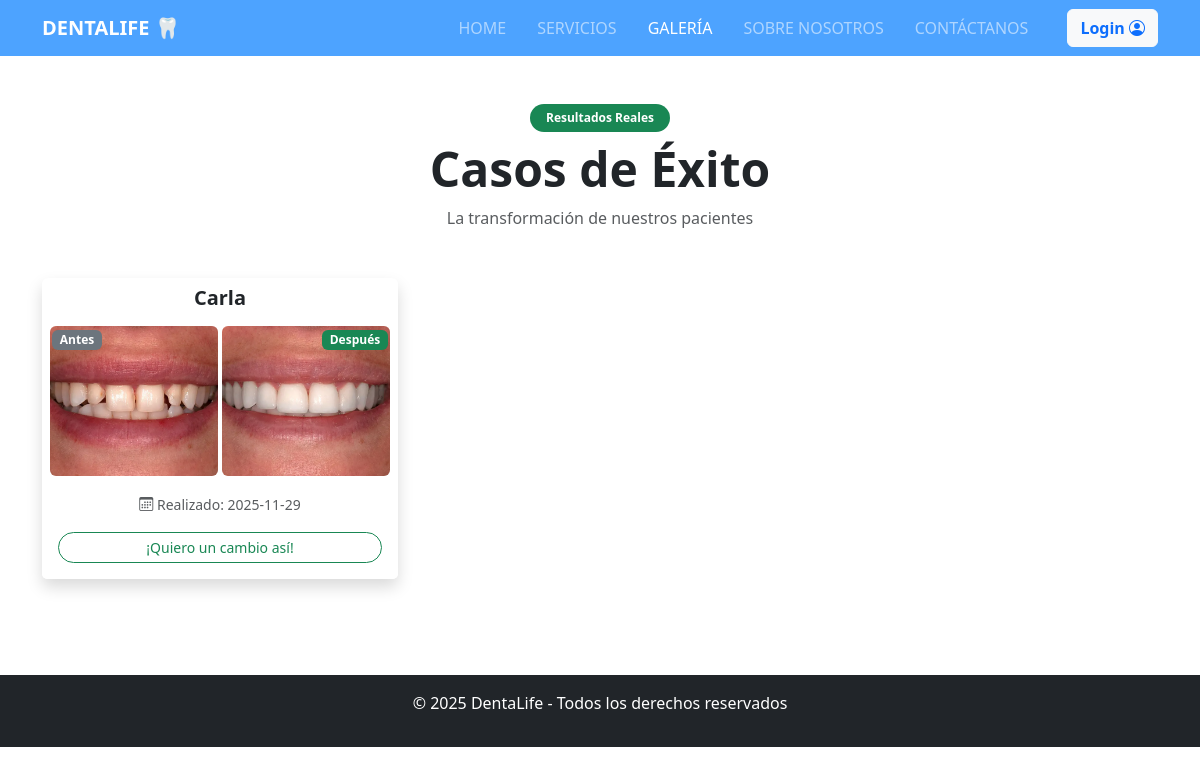
Screenshot of /galeria.php with the database file from the repository.
### tables this page shows
CREATE TABLE `galeria` (
  `ID` int(11) NOT NULL,
  `Titulo` varchar(100) DEFAULT NULL,
  `Descripcion` varchar(255) DEFAULT NULL,
  `FotoAntes` varchar(255) DEFAULT NULL,
  `FotoDespues` varchar(255) DEFAULT NULL,
  `Fecha` date DEFAULT NULL
);

### galeria.php (the view, shortened to what this page needs)
<?php
include 'conexion.php';
?>
<!DOCTYPE html>
<html lang="es">
<head>
    <link href="https://cdn.jsdelivr.net/npm/bootstrap@5.3.0/dist/css/bootstrap.min.css" rel="stylesheet">
    <link rel="stylesheet" href="https://cdn.jsdelivr.net/npm/bootstrap-icons@1.11.0/font/bootstrap-icons.css">
    <link rel="stylesheet" href="css/style.css">
</head>
<body>
    <nav class="navbar navbar-expand-lg navbar-dark bg-primary sticky-top">
        <div class="container">
            <a class="navbar-brand fw-bold" href="index.php">DENTALIFE 🦷</a>
            <div class="collapse navbar-collapse" id="navbarNav">
                <ul class="navbar-nav ms-auto">
                    <li class="nav-item"><a class="nav-link" href="index.php">HOME</a></li>
                    <li class="nav-item"><a class="nav-link" href="servicios.php">SERVICIOS</a></li>
                    <li class="nav-item"><a class="nav-link active" href="galeria.php">GALERÍA</a></li>
                    <li class="nav-item"><a class="nav-link" href="sobrenos.php">SOBRE NOSOTROS</a></li>
                    <li class="nav-item"><a class="nav-link" href="contacto.php">CONTÁCTANOS</a></li>
                </ul>
                <div class="ms-3">
                    <?php if (isset($_SESSION['nombre'])): ?>
                        <div class="dropdown">
                            <button class="btn btn-light text-primary fw-bold dropdown-toggle" type="button" data-bs-toggle="dropdown">
                                <i class="bi bi-person-circle"></i> <?php echo $_SESSION['nombre']; ?>
                            </button>
                            <ul class="dropdown-menu dropdown-menu-end">
                                <?php if ($_SESSION['rol'] == 3):  ?>
                                    <li><a class="dropdown-item" href="mis_citas.php"><i class="bi bi-calendar-check"></i> Mis Citas</a></li>
                                    <li><hr class="dropdown-divider"></li>
                                <?php endif; ?>
                                <li><a class="dropdown-item text-danger" href="logout.php">Cerrar Sesión</a></li>
                            </ul>
                        </div>
                    <?php else: ?>
                        <a href="login.php" class="btn btn-light text-primary fw-bold">Login <i class="bi bi-person-circle"></i></a>
                    <?php endif; ?>
                </div>
            </div>
        </div>
    </nav>
    <div class="container py-5">
        <div class="text-center mb-5">
            <span class="badge bg-success px-3 py-2 rounded-pill mb-2">Resultados Reales</span>
            <h2 class="fw-bold display-5">Casos de Éxito</h2>
            <p class="text-muted">La transformación de nuestros pacientes</p>
        </div>
        <div class="row g-4">
            <?php
            $sql = "SELECT * FROM Galeria ORDER BY ID DESC";
            $result = $conn->query($sql);
            if ($result && $result->num_rows > 0) {
                while($caso = $result->fetch_assoc()) {
                    echo '
                    <div class="col-md-6 col-lg-4">
                        <div class="card border-0 shadow h-100 hover-effect">
                            <div class="card-body p-2">
                                <h5 class="card-title fw-bold text-center mb-3">'.$caso['Titulo'].'</h5>
                                <div class="row g-1">
                                    <div class="col-6 position-relative">
                                        <span class="badge bg-secondary position-absolute top-0 start-0 m-1">Antes</span>
                                        <img src="img/'.$caso['FotoAntes'].'" class="img-fluid rounded" style="height: 150px; width: 100%; object-fit: cover;" alt="Antes">
                                    </div>
                                    <div class="col-6 position-relative">
                                        <span class="badge bg-success position-absolute top-0 end-0 m-1">Después</span>
                                        <img src="img/'.$caso['FotoDespues'].'" class="img-fluid rounded" style="height: 150px; width: 100%; object-fit: cover;" alt="Después">
                                    </div>
                                </div>
                                <div class="text-center mt-3">
                                    <small class="text-muted"><i class="bi bi-calendar3"></i> Realizado: '.$caso['Fecha'].'</small>
                                </div>
                            </div>
                            <div class="card-footer bg-white border-0 text-center pb-3">
                                <a href="contacto.php" class="btn btn-outline-success btn-sm rounded-pill w-100">¡Quiero un cambio así!</a>
                            </div>
                        </div>
                    </div>';
                }
            }
            ?>
        </div>
    </div>
    <footer class="bg-dark text-white text-center py-3 mt-5">
        <p>&copy; 2025 DentaLife - Todos los derechos reservados</p>
    </footer>
</body>
</html>

### css/style.css (style rules this page uses)
:root { --primary-blue: #4da3ff; }
.bg-primary { background-color: var(--primary-blue) !important; }
.nav-link { font-weight: 500; text-transform: uppercase; margin-right: 15px; }
.hover-effect { transition: transform 0.3s ease, box-shadow 0.3s ease; cursor: pointer; }

### rows the page displays
galeria: Titulo "Carla", FotoAntes (picture), FotoDespues (picture), Fecha "2025-11-29"
